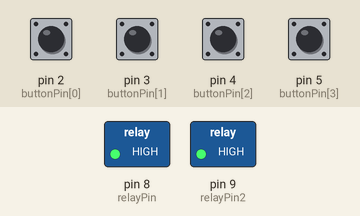
The sketch below on a simulated Arduino Uno, built with avr-gcc and run on an emulated ATmega328P. Shown: switched loads named in the sketch (green lamp = pin HIGH). The inputs (shaded band) are chosen by the test bench; at power-on: pin 2 (buttonPin[0]), pin 3 (buttonPin[1]), pin 4 (buttonPin[2]), pin 5 (buttonPin[3]) LOW.

Above: at 0.1 s.
Timing chart, 0 to 1.6 s (numbered marks = the images above):
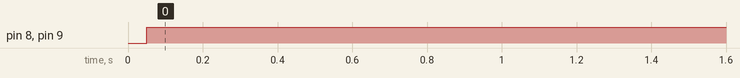

Measured:
- by itself, pin 8 (relayPin), pin 9 (relayPin2): LOW → HIGH at 0.05 s

The sketch:

Sherlock_4kamni-knopki.ino
```cpp
#define DEBUG 0   // 1 включить режим отладки, 0 выключить нах
const int buttonPin[4] = {2, 3, 4, 5};
const int relayPin =  8;
const int relayPin2 =  9;
const int pause = 1; // пауза перед вкл реле
const bool relaySignal = 0; // на что реагирует реле? 1 - на HIGH, 0 - на LOW
int pointer = 0;

void setup() {
  if (DEBUG == 1)  Serial.begin(9600);
  pinMode(relayPin, OUTPUT);
  pinMode(relayPin2, OUTPUT);

  for (int i = 0; i < 4; i++) {
    pinMode(buttonPin[i], INPUT);
  }
}

void loop() {
  bool btn[4];
  for (int i = 0; i < 4; i++) {
    btn[i] = digitalRead(buttonPin[i]);
  }
  // берем случай когда лишь одна из кнопок нажата. или та или иная.

  if (btn[0] == 1 && btn[1] == 0 && btn[2] == 0 && btn[3] == 0) {
    pointer = 1;
    if (DEBUG == 1)  Serial.println("1");
  } else  if (btn[0] == 0 && btn[1] == 1 && btn[2] == 0 && btn[3] == 0 && (pointer == 1 || pointer == 2)) {
    pointer = 2;// кнопку можно жать несколько секунд - даже несколько раз одну и ту же - зачтется
    if (DEBUG == 1)  Serial.println("2");
  } else if (btn[0] == 0 && btn[1] == 0 && btn[2] == 1 && btn[3] == 0 && (pointer == 2 || pointer == 3)) {
    pointer = 3;
    if (DEBUG == 1)  Serial.println("3");
  } else if (btn[0] == 0 && btn[1] == 0 && btn[2] == 0 && btn[3] == 1 && (pointer == 3 || pointer == 4)) {
    pointer = 4;
    if (DEBUG == 1) Serial.println("4");
  } else if (btn[0] == 0 && btn[1] == 0 && btn[2] == 0 && btn[3] == 0) {
    //none
  } else {
    pointer = 0;
    if (DEBUG == 1) {
      Serial.print(btn[0]);
      Serial.print(btn[1]);
      Serial.print(btn[2]);
      Serial.print(btn[3]);
      Serial.println("fuck");
    }
  }

  delay(50);// анти дребезг

  if (pointer == 4) {
    delay(1000 * pause);
    if (relaySignal) {
      digitalWrite(relayPin, HIGH);
      digitalWrite(relayPin2, HIGH);
    } else {
      digitalWrite(relayPin, LOW);
      digitalWrite(relayPin2, LOW);
    }
    while (1) {}
  } else {
    if (relaySignal) {
      digitalWrite(relayPin, LOW);
      digitalWrite(relayPin2, LOW);
    } else {
      digitalWrite(relayPin, HIGH);
      digitalWrite(relayPin2, HIGH);
    }
  }
}
```
